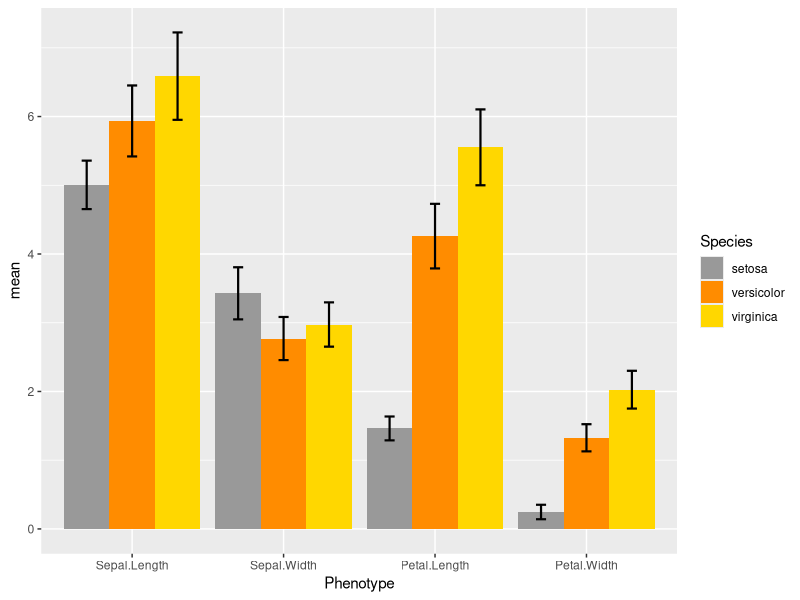

Here is the R script that generated this plot:
#パッケージ読み込み
library(tidyverse)

#データフレーム整形
data <- 
  iris %>% #対象となるデータ
    gather(key = Phenotype, value = value, Sepal.Length:Petal.Width, factor_key = T) %>% #縦長のデータにする
    group_by(Species, Phenotype) %>% #group_byでSpecies,Phenotypeごとにする
    summarise(mean = mean(value), sd = sd(value)) #SpeciesごとのSepal.Lengthの平均と標準偏差を求める

#グラフ描画
ggplot(data,
       aes(x = Phenotype, y = mean, fill = Species) #グラフのx,yの指定，fillは色の塗り分け．今回はSpeciesで塗り分けたい
  )+
  geom_bar(stat = "identity", #geom_barで棒グラフとなる
           position = position_dodge(width = 0.9) #widthで系列間の距離を制御
  )+
  scale_fill_manual(values = c("#999999", "darkorange", "gold") #色をRGBで設定できる
  )+
  geom_errorbar(aes(ymax = mean + sd, ymin = mean - sd), # geom_errorbarでエラーバー追加
                position = position_dodge(0.9), #geom_barと同じ値にする
                width = 0.2, # 横棒の長さ
                size = 0.75 # 線の太さ
  )
